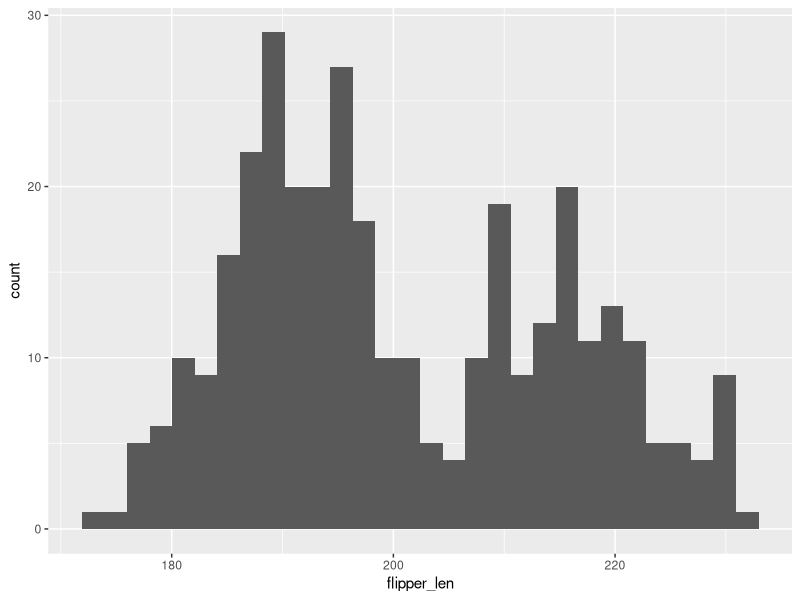
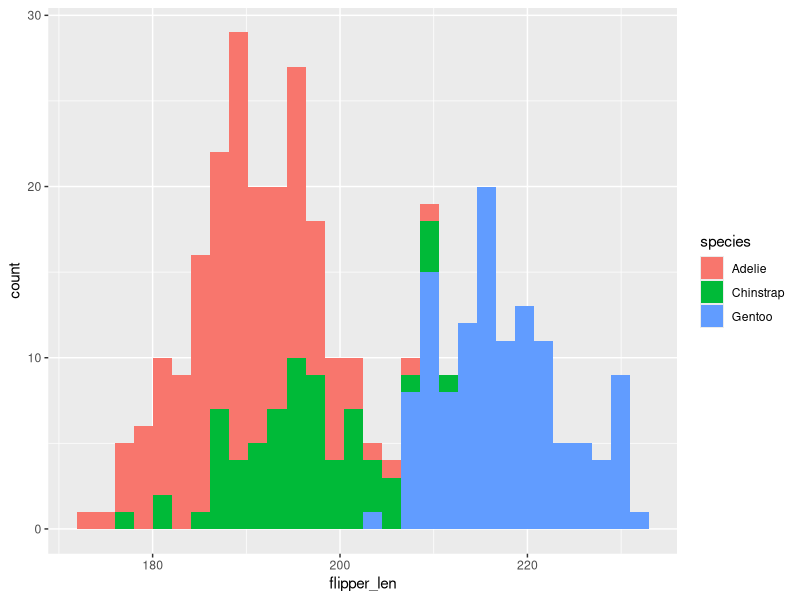
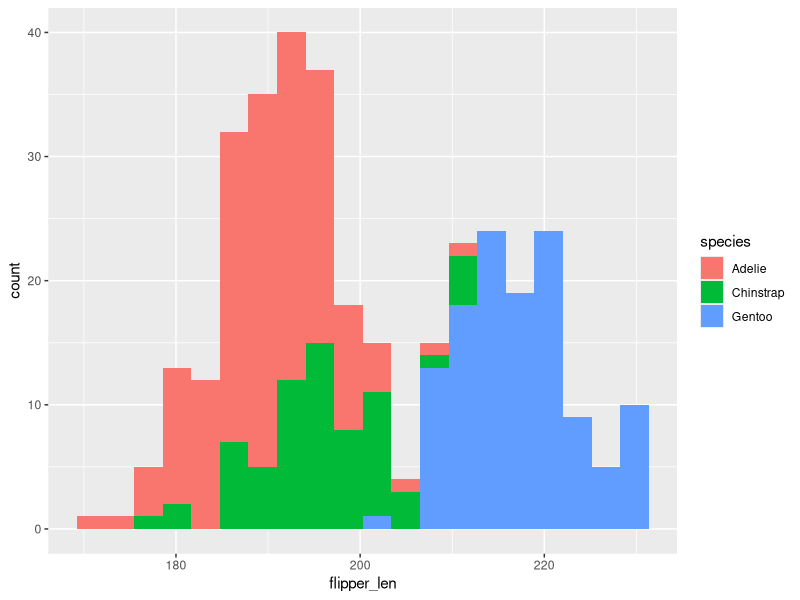

Here is the R script that generated these plots, in order:
## ---- chunk 1
#| message: false
#| warning: false
#| include: false
library(tidyverse)
data("penguins")
## ---- chunk 2
#| warning: false
#| message: false
ggplot(data = penguins, aes(x = flipper_len)) +
  geom_histogram()
## ---- chunk 3
#| warning: false
ggplot(data = penguins, aes(x = flipper_len, fill = species)) +
  geom_histogram()
## ---- chunk 4
#| warning: false
ggplot(data = penguins, aes(x = flipper_len, fill = species)) +
  geom_histogram(bins = 20)
